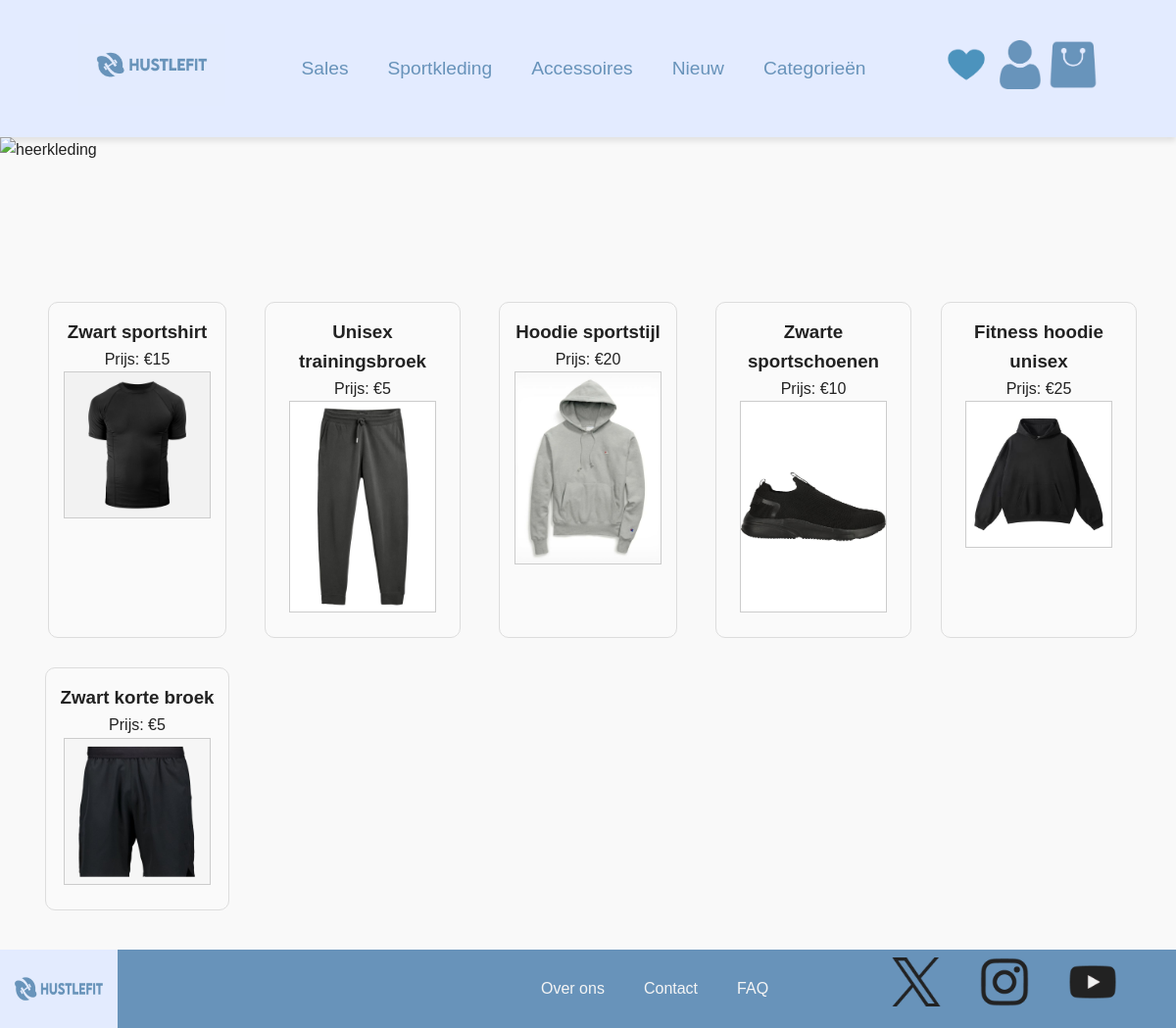
/netux_herenpagina.php?category_id=2, run on the app's committed database.
### tables this page shows
CREATE TABLE `product` (
  `IDproduct` int(5) NOT NULL,
  `IDleverancier` int(5) NOT NULL,
  `ID_categorie` int(5) NOT NULL,
  `naam_product` varchar(50) NOT NULL,
  `prijs_product` int(50) NOT NULL,
  `afbeelding_product` varchar(150) NOT NULL
);

### netux_herenpagina.php (the view, shortened to what this page needs)
<?php
require_once 'db_connection.php';
$selectedCategory = isset($_GET['category_id']) ? $_GET['category_id'] : null;
$sqlProducts = "SELECT p.* FROM product p
                JOIN categorie c ON p.ID_categorie = c.ID_categorie
                WHERE c.ID_categorie = ?";
$stmt = $conn->prepare($sqlProducts);
$stmt->bind_param("i", $selectedCategory);
if ($selectedCategory) {
    $stmt->execute();
    $resultProducts = $stmt->get_result();
} else {
    $sqlProducts = "SELECT p.* FROM product p";
    $resultProducts = $conn->query($sqlProducts);
}
?>
<!DOCTYPE html>
<html lang="en">
<head>
    <link rel="stylesheet" href="netux_herenpagina.css">
</head>
<body>
    <nav class="navbar">
        <div id="logo">
            <img src="./Fotos/Hustlefit logo(1).jpg" alt="Logo">
        </div>
        <ul class="navbar-menu">
            <li><a href="sales.html">Sales</a></li>
            <li><a href="sportkleding.php">Sportkleding</a></li>
            <li><a href="accessoires.php">Accessoires</a></li>
            <li><a href="#">Nieuw</a></li>
            <li><a href="crud_categorie_nexus.php">Categorieën</a></li>
        </ul>
        <div class="logos">
            <img src="./Fotos/heart-removebg-preview.png" alt="favorieten" id="favorite_homepage" width="50px" height="50px">
            <img src="./Fotos/user_1077114__1_-removebg-preview.png" alt="gebruiker" id="user_homepage" width="50px" height="50px">
            <img src="./Fotos/bag_3502696-removebg-preview.png" alt="shoppingcart" id="shoppingcart_homepage" width="50px" height="50px">
        </div>
    </nav>
    <section class="header-hustlefit-heren">
        <div class="heerkleding-box">
            <img src="./Fotos/bandan-mohammed-JqCMxXa3z9Q-unsplash.jpg" alt="heerkleding" id="heerkledingheader">
        </div>
    </section>
    <div class="producten-lijst">
        <?php
        if ($resultProducts->num_rows > 0) {
            while ($row = $resultProducts->fetch_assoc()) {
                $productNaam = htmlspecialchars($row["naam_product"]);
                $productPrijs = htmlspecialchars($row["prijs_product"]);
                $productAfbeelding = htmlspecialchars($row["afbeelding_product"]);
                $imgSrc = !empty($productAfbeelding) ? (strpos($productAfbeelding, 'http') === 0 ? $productAfbeelding : "Fotos/" . $productAfbeelding) : "Fotos/placeholder.jpg";
                echo "<div class='product'>";
                echo "<h3>{$productNaam}</h3>";
                echo "<p>Prijs: €{$productPrijs}</p>";
                echo "<img src='{$imgSrc}' alt='Product afbeelding' style='width: 150px; height: auto; border: 1px solid #ccc;'>";
                echo "</div>";
            }
        } else {
            echo "<p>Geen producten gevonden voor deze categorie.</p>";
        }
        ?>
    </div>
    <section class="footer-hustlefit-homepage">
        <img src="./Fotos/Hustlefit logo(1).jpg" alt="Hustlefit" id="hustlefitlogo">
        <div class="footeritems-hustlefit">
            <ul>
                <li>Over ons</li>
                <li>Contact</li>
                <li>FAQ</li>
            </ul>
        </div>
        <div class="sociaalmedia-footer">
            <ul>
                <li><img src="./Fotos/x.png" alt="X" width="50px" height="50px"></li>
                <li><img src="./Fotos/instagramlogohustlefit.png" alt="Instagram" width="50px" height="50px"></li>
                <li><img src="./Fotos/youtubelogohustlefit.png" alt="YouTube" width="50px" height="50px"></li>
            </ul>
        </div>
    </section>
</body>
</html>

### netux_herenpagina.css (style rules this page uses)
* { margin: 0; padding: 0; box-sizing: border-box; font-family: 'Arial', sans-serif; }
body { line-height: 1.6; color: #222222; background-color: #F9F9F9; }
.navbar { display: flex; justify-content: space-between; align-items: center; padding: 1.5rem 5rem; background-color: #E3EBFF; box-shadow: 0 4px 6px rgba(0, 0, 0, 0.1); }
#logo img { width: 150px; height: auto; }
.navbar-menu { display: flex; gap: 2.5rem; justify-content: center; flex-grow: 1; }
.navbar-menu li { list-style: none; }
.navbar-menu a { color: #6893BA; font-size: 1.2em; font-weight: 500; transition: color 0.3s ease; text-decoration: none; font-family: 'lemonmilkregular', sans-serif; }
.footer-hustlefit-homepage { background-color: #6893BA; list-style-type: none; display: flex; font-size: 1em; }
#hustlefitlogo { width: 10vw; height: 10vh; }
.footeritems-hustlefit { font-family: 'lemonmilkregular', sans-serif; display: flex; gap: 5vh; padding: 0; color: #F5F5F5; list-style-type: none; align-items: center; }
.footeritems-hustlefit ul { display: flex; gap: 5vh; padding: 0; list-style-type: none; margin: 0; margin-left: 27em; }
.footeritems-hustlefit li { font-family: 'lemonmilkregular', sans-serif; color: #F5F5F5; list-style-type: none; margin: 0; }
.sociaalmedia-footer { display: flex; gap: 2vw; margin-left: 28vw; margin-top: 1vh; }
.sociaalmedia-footer { display: flex; gap: 1.5vw; justify-content: center; margin-top: 1vh; position: absolute; right: 5%; }
.sociaalmedia-footer img { width: 50px; height: 50px; transition: transform 0.3s ease-in-out; }
.sociaalmedia-footer ul { display: flex; gap: 5vh; list-style-type: none; padding: 0; margin: 0; }
.producten-lijst { display: grid; grid-template-columns: repeat(auto-fill, minmax(200px, 1fr)); gap: 30px; padding: 40px; justify-items: center; }
.product { border: 1px solid #ddd; padding: 15px; text-align: center; background-color: #fafafa; border-radius: 10px; transition: transform 0.2s ease; }
.product img { height: 200px; width: auto; object-fit: contain; display: block; margin: 0 auto 10px auto; }
#heerkledingheader { height: 700px; width: 1500px; max-width: 100%; max-height: 100%; }

### data on the page
product: naam_product "Zwart sportshirt", prijs_product "15", afbeelding_product (picture)
product: naam_product "Unisex trainingsbroek", prijs_product "5", afbeelding_product (picture)
product: naam_product "Hoodie sportstijl", prijs_product "20", afbeelding_product (picture)
product: naam_product "Zwarte sportschoenen", prijs_product "10", afbeelding_product (picture)
product: naam_product "Fitness hoodie unisex", prijs_product "25", afbeelding_product (picture)
product: naam_product "Zwart korte broek", prijs_product "5", afbeelding_product (picture)
